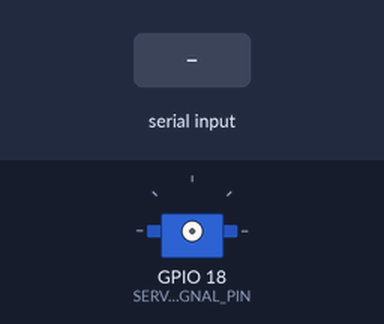
Simulated run of this sketch. Board: ESP32. Parts: servo. The inputs (shaded band) are chosen by the test bench. Servo pulses on a pin are drawn as a servo (544–2400 µs = 0–180°); what the sketch prints to the serial monitor is not drawn.

Above: at 1.5 s.
1.6 s: "s\n" received over Serial
At 3.5 s:
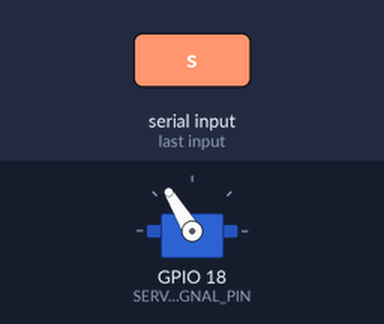
7.6 s: "-\n" received over Serial
At 8.3 s:
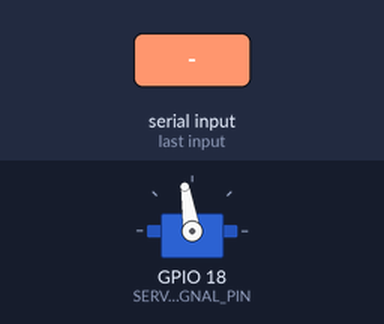
9.1 s: "+\n" received over Serial
At 10.4 s:
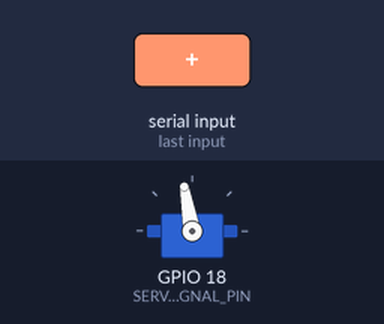
Timing chart, 0 to 11.6 s (numbered marks = the images above; inputs shaded):
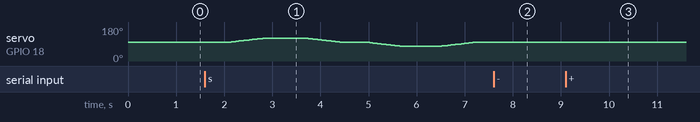

The sketch:

steering_servo_test.ino
```cpp
// 전륜 조향 서보(DS51150-12V) 벤치 시험 스케치 (S15P11A301-297).
//
// 목적은 둘이다.
//   1. CTRL-24 조향 스윕 — 중립 → 좌 δ_max → 중립 → 우 δ_max → 중립을 앞바퀴를
//      띄운 상태에서 돌려 링키지 간섭·기계 한계 접촉·좌우 스트로크 대칭을 본다.
//   2. §35-3 「조향 중립·각도 매핑」 — 지령 펄스폭을 1µs 단위로 움직여 앞바퀴가
//      차체 종축과 평행한 값(중립)과 기계 한계 직전의 좌·우 엔드포인트를 찾는다.
//
// 여기서 얻은 값을 `esp32_motor_comm/steering.cpp`의 SERVO_CENTER_DEG /
// SERVO_MAX_OFFSET_DEG / STEERING_MAX_MDEG에 넣는다. **서보 지령은 펄스폭(µs)으로
// 기록한다** — 각도 단위로 적으면 라이브러리·펌웨어 버전에 따라 매핑이 바뀐다(§35-3).
//
// 이 스케치는 벤치 전용이며 제어 경로가 아니다. Wi-Fi/Bluetooth를 쓰지 않고
// (§34-1: 제어 펌웨어에서 무선 비활성) USB 시리얼 명령으로만 조작한다. 구동 모터는
// 건드리지 않는다 — 조향 시험은 앞바퀴를 띄운 상태에서 조향만 움직여야 한다(§21.4).
//
// 시리얼 명령 (921600bps, 한 줄에 하나):
//   c            중립(현재 CENTER_US)으로
//   l / r        좌 / 우 엔드포인트로
//   + / -        현재 펄스폭 STEP_US만큼 증가 / 감소
//   u <us>       펄스폭 직접 지정 (예: u 1500)
//   d <deg>      서보 각도 지정 (예: d 145.0)
//   s            중립→좌→중립→우→중립 스윕 1회 (CTRL-24)
//   o            서보 신호 끄기(무여자, 링키지 유격 측정용)
//   ?            현재 상태 출력
#include <Arduino.h>
#include <esp_arduino_version.h>
#include <math.h>

// esp32_motor_comm/steering.cpp와 같은 핀·신호 규격을 쓴다. 두 곳이 갈라지면
// 벤치에서 잡은 값이 펌웨어에서 재현되지 않는다.
constexpr uint8_t SERVO_SIGNAL_PIN = 18;
constexpr uint32_t SERVO_PWM_FREQUENCY_HZ = 50;
constexpr uint8_t SERVO_PWM_RESOLUTION_BITS = 16;
constexpr uint32_t SERVO_PWM_MAX_DUTY = (1UL << SERVO_PWM_RESOLUTION_BITS) - 1UL;
constexpr uint32_t SERVO_PWM_PERIOD_US = 1000000UL / SERVO_PWM_FREQUENCY_HZ;
constexpr uint8_t SERVO_PWM_CHANNEL = 4;  // Core 2.x 전용(타이머 2)

constexpr float SERVO_MIN_PULSE_US = 500.0f;
constexpr float SERVO_MAX_PULSE_US = 2500.0f;
constexpr float SERVO_TOTAL_ANGLE_DEG = 270.0f;

// 실측 전 임시값. 이 세 값을 찾는 것이 이 스케치의 목적이다.
constexpr float CENTER_DEG = 145.0f;
constexpr float MAX_OFFSET_DEG = 30.0f;

// 안전 한계: 어떤 명령도 이 범위를 벗어나지 못한다. 링키지 기계 한계보다 안쪽에
// 두고, 넓혀야 한다면 이 두 상수를 의식적으로 바꾼다.
constexpr float SAFE_MIN_DEG = CENTER_DEG - MAX_OFFSET_DEG;
constexpr float SAFE_MAX_DEG = CENTER_DEG + MAX_OFFSET_DEG;

constexpr float STEP_US = 5.0f;
// 스윕 속도. 급조향은 배터리 전압 강하가 커서 벤치에서도 완만하게 움직인다(§35-4).
constexpr float SWEEP_DEG_PER_SECOND = 40.0f;
constexpr uint32_t SWEEP_INTERVAL_MS = 20;

float g_currentDeg = CENTER_DEG;
// 펌웨어 업로드 직후에는 자동으로 중립 펄스를 내보내지 않는다. GPIO18 외부 10kΩ
// pull-down과 duty 0으로 대기하다가 c/l/r/u/d/s 명령이 들어왔을 때만 활성화한다.
bool g_signalEnabled = false;

float degToPulseUs(float deg) {
  const float bounded = constrain(deg, 0.0f, SERVO_TOTAL_ANGLE_DEG);
  return SERVO_MIN_PULSE_US +
         bounded / SERVO_TOTAL_ANGLE_DEG * (SERVO_MAX_PULSE_US - SERVO_MIN_PULSE_US);
}

float pulseUsToDeg(float pulseUs) {
  const float bounded = constrain(pulseUs, SERVO_MIN_PULSE_US, SERVO_MAX_PULSE_US);
  return (bounded - SERVO_MIN_PULSE_US) / (SERVO_MAX_PULSE_US - SERVO_MIN_PULSE_US) *
         SERVO_TOTAL_ANGLE_DEG;
}

void writePwm(uint32_t duty) {
#if ESP_ARDUINO_VERSION_MAJOR >= 3
  ledcWrite(SERVO_SIGNAL_PIN, duty);
#else
  ledcWrite(SERVO_PWM_CHANNEL, duty);
#endif
}

void writeDeg(float deg) {
  g_currentDeg = constrain(deg, SAFE_MIN_DEG, SAFE_MAX_DEG);
  if (!g_signalEnabled) return;
  const float pulseUs = degToPulseUs(g_currentDeg);
  writePwm((uint32_t)(pulseUs * (float)SERVO_PWM_MAX_DUTY / (float)SERVO_PWM_PERIOD_US + 0.5f));
}

void printState() {
  Serial.printf("[STATE] %s  angle=%.2f deg  pulse=%.0f us  (safe %.1f~%.1f deg, center %.1f)\n",
                g_signalEnabled ? "ON " : "OFF", g_currentDeg, degToPulseUs(g_currentDeg),
                SAFE_MIN_DEG, SAFE_MAX_DEG, CENTER_DEG);
}

void enableSignal() {
  g_signalEnabled = true;
  writeDeg(g_currentDeg);
}

void disableSignal() {
  // 듀티 0은 유효한 RC 펄스가 아니므로 서보가 무여자된다. 링키지 유격(히스테리시스)
  // 측정 때 손으로 바퀴를 움직여 보기 위한 상태다.
  g_signalEnabled = false;
  writePwm(0);
  Serial.println("[SERVO] 신호 끔 — 서보 무여자. 링키지를 손으로 움직여도 된다");
}

// 완만하게 목표 각도까지 이동한다. 벤치이므로 블로킹으로 두고, 이동 중 시리얼
// 입력은 받지 않는다.
void slewTo(float targetDeg) {
  const float bounded = constrain(targetDeg, SAFE_MIN_DEG, SAFE_MAX_DEG);
  const float step = SWEEP_DEG_PER_SECOND * SWEEP_INTERVAL_MS / 1000.0f;
  while (fabsf(bounded - g_currentDeg) > step) {
    writeDeg(g_currentDeg + (bounded > g_currentDeg ? step : -step));
    delay(SWEEP_INTERVAL_MS);
  }
  writeDeg(bounded);
  delay(SWEEP_INTERVAL_MS);
}

void runSweep() {
  Serial.println("[SWEEP] CTRL-24: 중립 → 좌 → 중립 → 우 → 중립");
  enableSignal();
  slewTo(CENTER_DEG);
  delay(500);
  slewTo(SAFE_MAX_DEG);  // +δ = 좌회전(반시계). 실제 방향이 반대면 펌웨어의
  delay(800);            // SERVO_DIRECTION_SIGN을 -1로 바꾼다.
  slewTo(CENTER_DEG);
  delay(500);
  slewTo(SAFE_MIN_DEG);
  delay(800);
  slewTo(CENTER_DEG);
  Serial.println("[SWEEP] 완료. 링키지 간섭·기계 한계 접촉·좌우 스트로크 대칭을 기록하라");
  printState();
}

void printHelp() {
  Serial.println();
  Serial.println("=== 조향 서보 벤치 시험 (앞바퀴를 띄운 상태에서만 사용) ===");
  Serial.println("  c        중립");
  Serial.println("  l / r    좌 / 우 엔드포인트");
  Serial.println("  + / -    펄스폭 5us 증감");
  Serial.println("  u <us>   펄스폭 직접 지정");
  Serial.println("  d <deg>  서보 각도 지정");
  Serial.println("  s        스윕 1회 (CTRL-24)");
  Serial.println("  o        신호 끄기(무여자)");
  Serial.println("  ?        상태 출력");
  printState();
}

void handleLine(String line) {
  line.trim();
  if (line.length() == 0) return;

  const char command = line.charAt(0);
  const String argument = line.substring(1);

  switch (command) {
    case 'c':
      enableSignal();
      slewTo(CENTER_DEG);
      break;
    case 'l':
      enableSignal();
      slewTo(SAFE_MAX_DEG);
      break;
    case 'r':
      enableSignal();
      slewTo(SAFE_MIN_DEG);
      break;
    case '+':
      enableSignal();
      writeDeg(pulseUsToDeg(degToPulseUs(g_currentDeg) + STEP_US));
      break;
    case '-':
      enableSignal();
      writeDeg(pulseUsToDeg(degToPulseUs(g_currentDeg) - STEP_US));
      break;
    case 'u':
      enableSignal();
      writeDeg(pulseUsToDeg(argument.toFloat()));
      break;
    case 'd':
      enableSignal();
      writeDeg(argument.toFloat());
      break;
    case 's':
      runSweep();
      return;
    case 'o':
      disableSignal();
      return;
    case '?':
      printHelp();
      return;
    default:
      Serial.println("[WARN] 모르는 명령이다. ? 로 도움말을 본다");
      return;
  }
  printState();
}

void setup() {
  Serial.begin(921600);
  delay(300);

  // 부팅 구간에 유효한 펄스가 만들어지지 않게 먼저 LOW로 고정한다(§34-10).
  pinMode(SERVO_SIGNAL_PIN, OUTPUT);
  digitalWrite(SERVO_SIGNAL_PIN, LOW);

#if ESP_ARDUINO_VERSION_MAJOR >= 3
  ledcAttach(SERVO_SIGNAL_PIN, SERVO_PWM_FREQUENCY_HZ, SERVO_PWM_RESOLUTION_BITS);
#else
  ledcSetup(SERVO_PWM_CHANNEL, SERVO_PWM_FREQUENCY_HZ, SERVO_PWM_RESOLUTION_BITS);
  ledcAttachPin(SERVO_SIGNAL_PIN, SERVO_PWM_CHANNEL);
#endif

  // attach 직후에도 유효한 RC 펄스를 만들지 않는다. 사용자가 c 명령을 내리면
  // enableSignal()이 첫 출력부터 CENTER_DEG에 해당하는 동일한 펄스를 쓴다.
  writePwm(0);
  printHelp();
}

void loop() {
  if (Serial.available() > 0) {
    handleLine(Serial.readStringUntil('\n'));
  }
  delay(5);
}
```

Measured:
- after the input at 7.6 s, servo on GPIO 18 (SERVO_SIGNAL_PIN): 100° → 99° at once
- after the input at 9.1 s, servo on GPIO 18 (SERVO_SIGNAL_PIN): 99° → 100° at once
